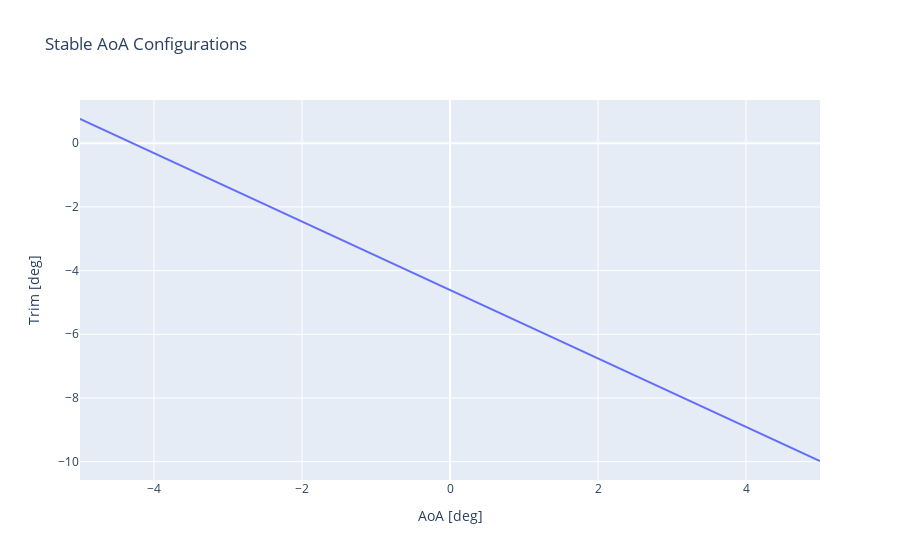

The cell this chart's notebook holds for it:
### Code cell
stable_configurations = discretize_aoa(50)

fig = graph_objects.Figure()
fig.add_trace(
    graph_objects.Scatter(
        x=[math.degrees(cfg.aoa) for cfg in stable_configurations],
        y=[math.degrees(cfg.trim) for cfg in stable_configurations],
    )
)
fig.update_layout(
    title_text="Stable AoA Configurations",
    xaxis_title="AoA [deg]",
    yaxis_title="Trim [deg]",
)
fig.show()

### Figure 1 — Plotly figure (JSON) as saved in the notebook; plotly's stock layout.template omitted (floating-point values rounded to 4 significant figures)
{"data": [{"type": "scatter", "x": [-5, -4.796, -4.592, -4.388, -4.184, -3.98, -3.776, -3.571, -3.367, -3.163, -2.959, -2.755, -2.551, -2.347, -2.143, -1.939, -1.735, -1.531, -1.327, -1.122, -0.9184, -0.7143, -0.5102, -0.3061, -0.102, 0.102, 0.3061, 0.5102, 0.7143, 0.9184, 1.122, 1.327, 1.531, 1.735, 1.939, 2.143, 2.347, 2.551, 2.755, 2.959, 3.163, 3.367, 3.571, 3.776, 3.98, 4.184, 4.388, 4.592, 4.796, 5], "y": [0.7613, 0.5421, 0.3229, 0.1037, -0.1155, -0.3347, -0.5539, -0.7731, -0.9923, -1.211, -1.431, -1.65, -1.869, -2.088, -2.307, -2.527, -2.746, -2.965, -3.184, -3.403, -3.623, -3.842, -4.061, -4.28, -4.499, -4.719, -4.938, -5.157, -5.376, -5.595, -5.815, -6.034, -6.253, -6.472, -6.691, -6.911, -7.13, -7.349, -7.568, -7.787, -8.007, -8.226, -8.445, -8.664, -8.883, -9.102, -9.322, -9.541, -9.76, -9.979]}], "layout": {"title": {"text": "Stable AoA Configurations"}, "xaxis": {"title": {"text": "AoA [deg]"}}, "yaxis": {"title": {"text": "Trim [deg]"}}}}
